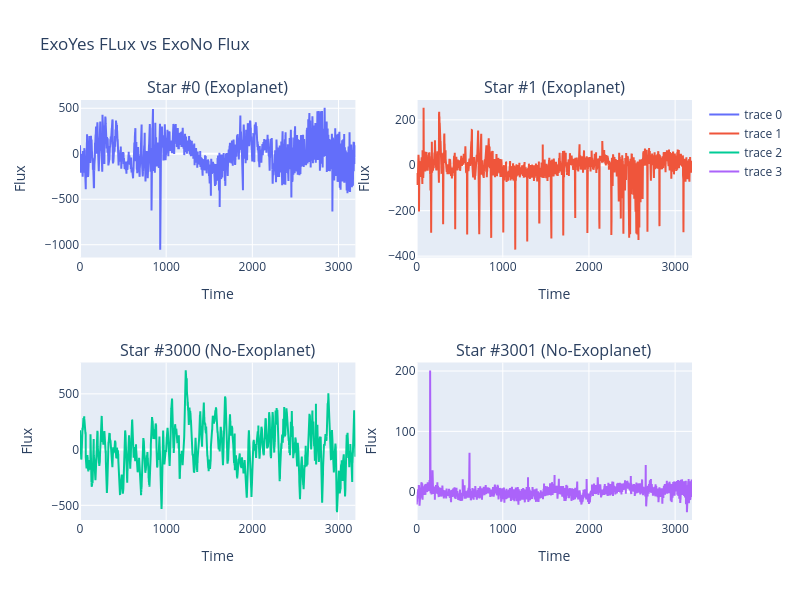

The notebook cell saved with this chart:
### Code cell
fig = make_subplots(rows=2, cols=2, subplot_titles=("Star #0 (Exoplanet)", "Star #1 (Exoplanet)",
                                                   "Star #3000 (No-Exoplanet)", "Star #3001 (No-Exoplanet)"))

fig.add_trace(
    go.Scatter(y=train_dataset.__getitem__(0)['feature']),
    row=1, col=1)
fig.add_trace(
    go.Scatter(y=train_dataset.__getitem__(1)['feature']),
    row=1, col=2)
fig.add_trace(
    go.Scatter(y=train_dataset.__getitem__(3000)['feature']),
    row=2, col=1)
fig.add_trace(
    go.Scatter(y=train_dataset.__getitem__(3001)['feature']),
    row=2, col=2)

for i in range(1,5):
    fig.update_xaxes(title_text='Time', row=(i-1)//2+1, col=(i-1)%2+1)
    fig.update_yaxes(title_text='Flux', row=(i-1)//2+1, col=(i-1)%2+1)
    
fig.update_layout(height=600, width=800, title_text="ExoYes FLux vs ExoNo Flux", showlegend=True)
fig.show()

### Figure 1 — Plotly figure (JSON) as saved in the notebook; plotly's stock layout.template omitted (floating-point values rounded to 4 significant figures; data arrays with more than 128 entries replaced by an {"elided": "..."} marker saying what was removed)
{"data": [{"type": "scatter", "xaxis": "x", "y": {"elided": "3197 float values"}, "yaxis": "y"}, {"type": "scatter", "xaxis": "x2", "y": {"elided": "3197 float values"}, "yaxis": "y2"}, {"type": "scatter", "xaxis": "x3", "y": {"elided": "3197 float values"}, "yaxis": "y3"}, {"type": "scatter", "xaxis": "x4", "y": {"elided": "3197 float values"}, "yaxis": "y4"}], "layout": {"annotations": [{"font": {"size": 16}, "showarrow": false, "text": "Star #0 (Exoplanet)", "x": 0.225, "xanchor": "center", "xref": "paper", "y": 1, "yanchor": "bottom", "yref": "paper"}, {"font": {"size": 16}, "showarrow": false, "text": "Star #1 (Exoplanet)", "x": 0.775, "xanchor": "center", "xref": "paper", "y": 1, "yanchor": "bottom", "yref": "paper"}, {"font": {"size": 16}, "showarrow": false, "text": "Star #3000 (No-Exoplanet)", "x": 0.225, "xanchor": "center", "xref": "paper", "y": 0.375, "yanchor": "bottom", "yref": "paper"}, {"font": {"size": 16}, "showarrow": false, "text": "Star #3001 (No-Exoplanet)", "x": 0.775, "xanchor": "center", "xref": "paper", "y": 0.375, "yanchor": "bottom", "yref": "paper"}], "height": 600, "showlegend": true, "title": {"text": "ExoYes FLux vs ExoNo Flux"}, "width": 800, "xaxis": {"anchor": "y", "domain": [0, 0.45], "title": {"text": "Time"}}, "xaxis2": {"anchor": "y2", "domain": [0.55, 1], "title": {"text": "Time"}}, "xaxis3": {"anchor": "y3", "domain": [0, 0.45], "title": {"text": "Time"}}, "xaxis4": {"anchor": "y4", "domain": [0.55, 1], "title": {"text": "Time"}}, "yaxis": {"anchor": "x", "domain": [0.625, 1], "title": {"text": "Flux"}}, "yaxis2": {"anchor": "x2", "domain": [0.625, 1], "title": {"text": "Flux"}}, "yaxis3": {"anchor": "x3", "domain": [0, 0.375], "title": {"text": "Flux"}}, "yaxis4": {"anchor": "x4", "domain": [0, 0.375], "title": {"text": "Flux"}}}}
